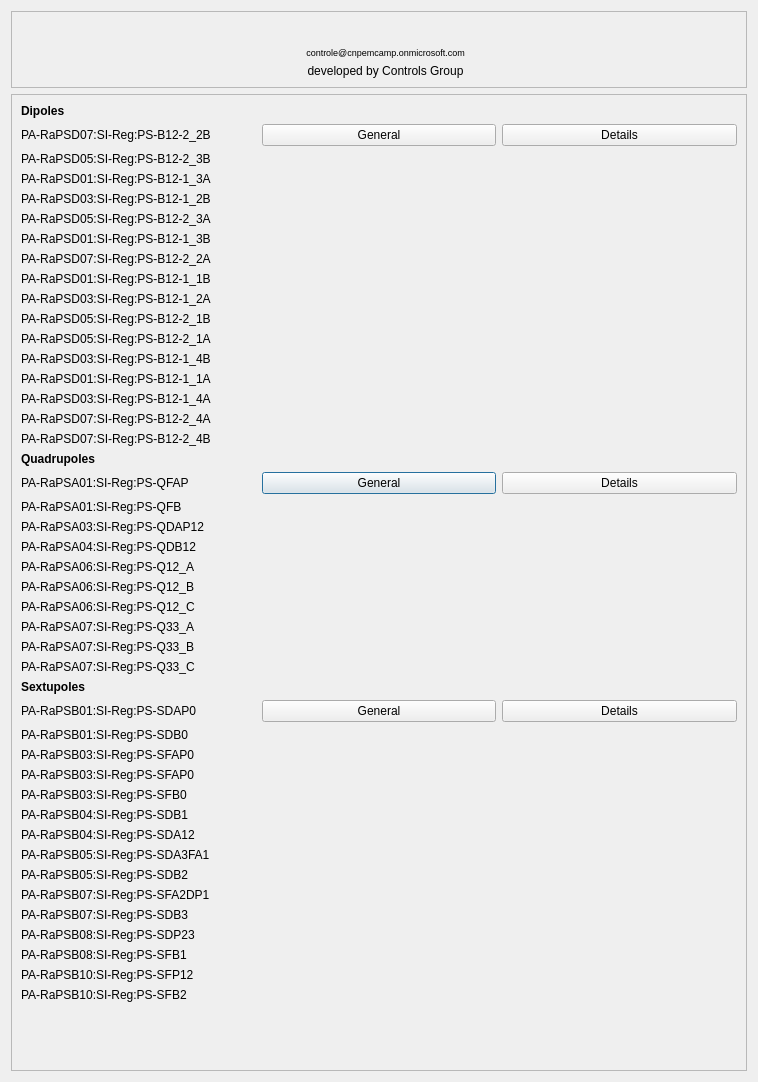
<?xml version="1.0" encoding="UTF-8"?>
<ui version="4.0">
 <class>Dialog</class>
 <widget class="QDialog" name="Dialog">
  <property name="geometry">
   <rect>
    <x>0</x>
    <y>0</y>
    <width>758</width>
    <height>1082</height>
   </rect>
  </property>
  <property name="windowTitle">
   <string>Dialog</string>
  </property>
  <layout class="QVBoxLayout" name="verticalLayout">
   <item>
    <widget class="QFrame" name="frame_3">
     <property name="frameShape">
      <enum>QFrame::StyledPanel</enum>
     </property>
     <property name="frameShadow">
      <enum>QFrame::Raised</enum>
     </property>
     <layout class="QGridLayout" name="gridLayout_3">
      <item row="1" column="4">
       <widget class="QLabel" name="label_294">
        <property name="maximumSize">
         <size>
          <width>16777215</width>
          <height>15</height>
         </size>
        </property>
        <property name="palette">
         <palette>
          <active>
           <colorrole role="WindowText">
            <brush brushstyle="SolidPattern">
             <color alpha="255">
              <red>0</red>
              <green>0</green>
              <blue>255</blue>
             </color>
            </brush>
           </colorrole>
           <colorrole role="Button">
            <brush brushstyle="SolidPattern">
             <color alpha="255">
              <red>239</red>
              <green>235</green>
              <blue>231</blue>
             </color>
            </brush>
           </colorrole>
           <colorrole role="Light">
            <brush brushstyle="SolidPattern">
             <color alpha="255">
              <red>255</red>
              <green>255</green>
              <blue>255</blue>
             </color>
            </brush>
           </colorrole>
           <colorrole role="Midlight">
            <brush brushstyle="SolidPattern">
             <color alpha="255">
              <red>247</red>
              <green>245</green>
              <blue>243</blue>
             </color>
            </brush>
           </colorrole>
           <colorrole role="Dark">
            <brush brushstyle="SolidPattern">
             <color alpha="255">
              <red>119</red>
              <green>117</green>
              <blue>115</blue>
             </color>
            </brush>
           </colorrole>
           <colorrole role="Mid">
            <brush brushstyle="SolidPattern">
             <color alpha="255">
              <red>159</red>
              <green>157</green>
              <blue>154</blue>
             </color>
            </brush>
           </colorrole>
           <colorrole role="BrightText">
            <brush brushstyle="SolidPattern">
             <color alpha="255">
              <red>255</red>
              <green>255</green>
              <blue>255</blue>
             </color>
            </brush>
           </colorrole>
           <colorrole role="ButtonText">
            <brush brushstyle="SolidPattern">
             <color alpha="255">
              <red>0</red>
              <green>0</green>
              <blue>0</blue>
             </color>
            </brush>
           </colorrole>
           <colorrole role="Base">
            <brush brushstyle="SolidPattern">
             <color alpha="255">
              <red>255</red>
              <green>255</green>
              <blue>255</blue>
             </color>
            </brush>
           </colorrole>
           <colorrole role="Window">
            <brush brushstyle="SolidPattern">
             <color alpha="255">
              <red>239</red>
              <green>235</green>
              <blue>231</blue>
             </color>
            </brush>
           </colorrole>
           <colorrole role="Shadow">
            <brush brushstyle="SolidPattern">
             <color alpha="255">
              <red>0</red>
              <green>0</green>
              <blue>0</blue>
             </color>
            </brush>
           </colorrole>
           <colorrole role="AlternateBase">
            <brush brushstyle="SolidPattern">
             <color alpha="255">
              <red>247</red>
              <green>245</green>
              <blue>243</blue>
             </color>
            </brush>
           </colorrole>
           <colorrole role="ToolTipBase">
            <brush brushstyle="SolidPattern">
             <color alpha="255">
              <red>255</red>
              <green>255</green>
              <blue>220</blue>
             </color>
            </brush>
           </colorrole>
           <colorrole role="ToolTipText">
            <brush brushstyle="SolidPattern">
             <color alpha="255">
              <red>0</red>
              <green>0</green>
              <blue>0</blue>
             </color>
            </brush>
           </colorrole>
          </active>
          <inactive>
           <colorrole role="WindowText">
            <brush brushstyle="SolidPattern">
             <color alpha="255">
              <red>0</red>
              <green>0</green>
              <blue>0</blue>
             </color>
            </brush>
           </colorrole>
           <colorrole role="Button">
            <brush brushstyle="SolidPattern">
             <color alpha="255">
              <red>239</red>
              <green>235</green>
              <blue>231</blue>
             </color>
            </brush>
           </colorrole>
           <colorrole role="Light">
            <brush brushstyle="SolidPattern">
             <color alpha="255">
              <red>255</red>
              <green>255</green>
              <blue>255</blue>
             </color>
            </brush>
           </colorrole>
           <colorrole role="Midlight">
            <brush brushstyle="SolidPattern">
             <color alpha="255">
              <red>247</red>
              <green>245</green>
              <blue>243</blue>
             </color>
            </brush>
           </colorrole>
           <colorrole role="Dark">
            <brush brushstyle="SolidPattern">
             <color alpha="255">
              <red>119</red>
              <green>117</green>
              <blue>115</blue>
             </color>
            </brush>
           </colorrole>
           <colorrole role="Mid">
            <brush brushstyle="SolidPattern">
             <color alpha="255">
              <red>159</red>
              <green>157</green>
              <blue>154</blue>
             </color>
            </brush>
           </colorrole>
           <colorrole role="BrightText">
            <brush brushstyle="SolidPattern">
             <color alpha="255">
              <red>255</red>
              <green>255</green>
              <blue>255</blue>
             </color>
            </brush>
           </colorrole>
           <colorrole role="ButtonText">
            <brush brushstyle="SolidPattern">
             <color alpha="255">
              <red>0</red>
              <green>0</green>
              <blue>0</blue>
             </color>
            </brush>
           </colorrole>
           <colorrole role="Base">
            <brush brushstyle="SolidPattern">
             <color alpha="255">
              <red>255</red>
              <green>255</green>
              <blue>255</blue>
             </color>
            </brush>
           </colorrole>
           <colorrole role="Window">
            <brush brushstyle="SolidPattern">
             <color alpha="255">
              <red>239</red>
              <green>235</green>
              <blue>231</blue>
             </color>
            </brush>
           </colorrole>
           <colorrole role="Shadow">
            <brush brushstyle="SolidPattern">
             <color alpha="255">
              <red>0</red>
              <green>0</green>
              <blue>0</blue>
             </color>
            </brush>
           </colorrole>
           <colorrole role="AlternateBase">
            <brush brushstyle="SolidPattern">
             <color alpha="255">
              <red>247</red>
              <green>245</green>
              <blue>243</blue>
             </color>
            </brush>
           </colorrole>
           <colorrole role="ToolTipBase">
            <brush brushstyle="SolidPattern">
             <color alpha="255">
              <red>255</red>
              <green>255</green>
              <blue>220</blue>
             </color>
            </brush>
           </colorrole>
           <colorrole role="ToolTipText">
            <brush brushstyle="SolidPattern">
             <color alpha="255">
              <red>0</red>
              <green>0</green>
              <blue>0</blue>
             </color>
            </brush>
           </colorrole>
          </inactive>
          <disabled>
           <colorrole role="WindowText">
            <brush brushstyle="SolidPattern">
             <color alpha="255">
              <red>119</red>
              <green>117</green>
              <blue>115</blue>
             </color>
            </brush>
           </colorrole>
           <colorrole role="Button">
            <brush brushstyle="SolidPattern">
             <color alpha="255">
              <red>239</red>
              <green>235</green>
              <blue>231</blue>
             </color>
            </brush>
           </colorrole>
           <colorrole role="Light">
            <brush brushstyle="SolidPattern">
             <color alpha="255">
              <red>255</red>
              <green>255</green>
              <blue>255</blue>
             </color>
            </brush>
           </colorrole>
           <colorrole role="Midlight">
            <brush brushstyle="SolidPattern">
             <color alpha="255">
              <red>247</red>
              <green>245</green>
              <blue>243</blue>
             </color>
            </brush>
           </colorrole>
           <colorrole role="Dark">
            <brush brushstyle="SolidPattern">
             <color alpha="255">
              <red>119</red>
              <green>117</green>
              <blue>115</blue>
             </color>
            </brush>
           </colorrole>
           <colorrole role="Mid">
            <brush brushstyle="SolidPattern">
             <color alpha="255">
              <red>159</red>
              <green>157</green>
              <blue>154</blue>
             </color>
            </brush>
           </colorrole>
           <colorrole role="BrightText">
            <brush brushstyle="SolidPattern">
             <color alpha="255">
              <red>255</red>
              <green>255</green>
              <blue>255</blue>
             </color>
            </brush>
           </colorrole>
           <colorrole role="ButtonText">
            <brush brushstyle="SolidPattern">
             <color alpha="255">
              <red>119</red>
              <green>117</green>
              <blue>115</blue>
             </color>
            </brush>
           </colorrole>
           <colorrole role="Base">
            <brush brushstyle="SolidPattern">
             <color alpha="255">
              <red>239</red>
              <green>235</green>
              <blue>231</blue>
             </color>
            </brush>
           </colorrole>
           <colorrole role="Window">
            <brush brushstyle="SolidPattern">
             <color alpha="255">
              <red>239</red>
              <green>235</green>
              <blue>231</blue>
             </color>
            </brush>
           </colorrole>
           <colorrole role="Shadow">
            <brush brushstyle="SolidPattern">
             <color alpha="255">
              <red>0</red>
              <green>0</green>
              <blue>0</blue>
             </color>
            </brush>
           </colorrole>
           <colorrole role="AlternateBase">
            <brush brushstyle="SolidPattern">
             <color alpha="255">
              <red>239</red>
              <green>235</green>
              <blue>231</blue>
             </color>
            </brush>
           </colorrole>
           <colorrole role="ToolTipBase">
            <brush brushstyle="SolidPattern">
             <color alpha="255">
              <red>255</red>
              <green>255</green>
              <blue>220</blue>
             </color>
            </brush>
           </colorrole>
           <colorrole role="ToolTipText">
            <brush brushstyle="SolidPattern">
             <color alpha="255">
              <red>0</red>
              <green>0</green>
              <blue>0</blue>
             </color>
            </brush>
           </colorrole>
          </disabled>
         </palette>
        </property>
        <property name="font">
         <font>
          <pointsize>7</pointsize>
         </font>
        </property>
        <property name="text">
         <string>controle@cnpemcamp.onmicrosoft.com</string>
        </property>
        <property name="alignment">
         <set>Qt::AlignCenter</set>
        </property>
       </widget>
      </item>
      <item row="0" column="1" rowspan="3">
       <widget class="QLabel" name="label_3">
        <property name="text">
         <string>&lt;html&gt;&lt;head/&gt;&lt;body&gt;&lt;p&gt;&lt;img src=&quot;images/LNLS.png&quot;/&gt;&lt;/p&gt;&lt;/body&gt;&lt;/html&gt;</string>
        </property>
       </widget>
      </item>
      <item row="0" column="5">
       <spacer name="horizontalSpacer">
        <property name="orientation">
         <enum>Qt::Horizontal</enum>
        </property>
        <property name="sizeHint" stdset="0">
         <size>
          <width>40</width>
          <height>20</height>
         </size>
        </property>
       </spacer>
      </item>
      <item row="0" column="3" colspan="2">
       <widget class="QLabel" name="label_2">
        <property name="text">
         <string>&lt;html&gt;&lt;head/&gt;&lt;body&gt;&lt;p&gt;&lt;img src=&quot;images/CNPEM.jpg&quot;/&gt;&lt;/p&gt;&lt;/body&gt;&lt;/html&gt;</string>
        </property>
       </widget>
      </item>
      <item row="0" column="0">
       <spacer name="horizontalSpacer_2">
        <property name="orientation">
         <enum>Qt::Horizontal</enum>
        </property>
        <property name="sizeHint" stdset="0">
         <size>
          <width>40</width>
          <height>20</height>
         </size>
        </property>
       </spacer>
      </item>
      <item row="2" column="4">
       <widget class="QLabel" name="label_296">
        <property name="maximumSize">
         <size>
          <width>16777215</width>
          <height>20</height>
         </size>
        </property>
        <property name="text">
         <string>developed by Controls Group</string>
        </property>
        <property name="alignment">
         <set>Qt::AlignCenter</set>
        </property>
       </widget>
      </item>
     </layout>
    </widget>
   </item>
   <item>
    <widget class="QScrollArea" name="scrollArea">
     <property name="widgetResizable">
      <bool>true</bool>
     </property>
     <widget class="QWidget" name="scrollAreaWidgetContents">
      <property name="geometry">
       <rect>
        <x>0</x>
        <y>0</y>
        <width>738</width>
        <height>977</height>
       </rect>
      </property>
      <layout class="QGridLayout" name="gridLayout_2">
       <item row="36" column="0">
        <widget class="QLabel" name="label_5">
         <property name="font">
          <font>
           <weight>75</weight>
           <bold>true</bold>
          </font>
         </property>
         <property name="text">
          <string>Sextupoles</string>
         </property>
        </widget>
       </item>
       <item row="4" column="0">
        <widget class="QLabel" name="label_19">
         <property name="text">
          <string>PA-RaPSD05:SI-Reg:PS-B12-2_3B</string>
         </property>
        </widget>
       </item>
       <item row="18" column="0">
        <widget class="QLabel" name="label_13">
         <property name="text">
          <string>PA-RaPSD03:SI-Reg:PS-B12-1_4B</string>
         </property>
        </widget>
       </item>
       <item row="45" column="0">
        <widget class="QLabel" name="label_40">
         <property name="text">
          <string>PA-RaPSB05:SI-Reg:PS-SDB2</string>
         </property>
        </widget>
       </item>
       <item row="52" column="0">
        <spacer name="verticalSpacer">
         <property name="orientation">
          <enum>Qt::Vertical</enum>
         </property>
         <property name="sizeHint" stdset="0">
          <size>
           <width>20</width>
           <height>164</height>
          </size>
         </property>
        </spacer>
       </item>
       <item row="10" column="0">
        <widget class="QLabel" name="label_18">
         <property name="text">
          <string>PA-RaPSD05:SI-Reg:PS-B12-2_3A</string>
         </property>
        </widget>
       </item>
       <item row="21" column="0">
        <widget class="QLabel" name="label_12">
         <property name="text">
          <string>PA-RaPSD03:SI-Reg:PS-B12-1_4A</string>
         </property>
        </widget>
       </item>
       <item row="8" column="0">
        <widget class="QLabel" name="label_9">
         <property name="text">
          <string>PA-RaPSD03:SI-Reg:PS-B12-1_2B</string>
         </property>
        </widget>
       </item>
       <item row="17" column="0">
        <widget class="QLabel" name="label_14">
         <property name="text">
          <string>PA-RaPSD05:SI-Reg:PS-B12-2_1A</string>
         </property>
        </widget>
       </item>
       <item row="13" column="0">
        <widget class="QLabel" name="label_7">
         <property name="text">
          <string>PA-RaPSD01:SI-Reg:PS-B12-1_1B</string>
         </property>
        </widget>
       </item>
       <item row="12" column="0">
        <widget class="QLabel" name="label_16">
         <property name="text">
          <string>PA-RaPSD07:SI-Reg:PS-B12-2_2A</string>
         </property>
        </widget>
       </item>
       <item row="20" column="0">
        <widget class="QLabel" name="label_6">
         <property name="text">
          <string>PA-RaPSD01:SI-Reg:PS-B12-1_1A</string>
         </property>
        </widget>
       </item>
       <item row="23" column="0">
        <widget class="QLabel" name="label_20">
         <property name="text">
          <string>PA-RaPSD07:SI-Reg:PS-B12-2_4A</string>
         </property>
        </widget>
       </item>
       <item row="29" column="0">
        <widget class="QLabel" name="label_25">
         <property name="text">
          <string>PA-RaPSA04:SI-Reg:PS-QDB12</string>
         </property>
        </widget>
       </item>
       <item row="28" column="0">
        <widget class="QLabel" name="label_24">
         <property name="text">
          <string>PA-RaPSA03:SI-Reg:PS-QDAP12</string>
         </property>
        </widget>
       </item>
       <item row="24" column="0">
        <widget class="QLabel" name="label_21">
         <property name="text">
          <string>PA-RaPSD07:SI-Reg:PS-B12-2_4B</string>
         </property>
        </widget>
       </item>
       <item row="26" column="0">
        <widget class="QLabel" name="label_22">
         <property name="text">
          <string>PA-RaPSA01:SI-Reg:PS-QFAP</string>
         </property>
        </widget>
       </item>
       <item row="48" column="0">
        <widget class="QLabel" name="label_43">
         <property name="text">
          <string>PA-RaPSB08:SI-Reg:PS-SDP23</string>
         </property>
        </widget>
       </item>
       <item row="1" column="0">
        <widget class="QLabel" name="label_17">
         <property name="text">
          <string>PA-RaPSD07:SI-Reg:PS-B12-2_2B</string>
         </property>
        </widget>
       </item>
       <item row="5" column="0">
        <widget class="QLabel" name="label_10">
         <property name="text">
          <string>PA-RaPSD01:SI-Reg:PS-B12-1_3A</string>
         </property>
        </widget>
       </item>
       <item row="35" column="0">
        <widget class="QLabel" name="label_31">
         <property name="text">
          <string>PA-RaPSA07:SI-Reg:PS-Q33_C</string>
         </property>
        </widget>
       </item>
       <item row="49" column="0">
        <widget class="QLabel" name="label_44">
         <property name="text">
          <string>PA-RaPSB08:SI-Reg:PS-SFB1</string>
         </property>
        </widget>
       </item>
       <item row="16" column="0">
        <widget class="QLabel" name="label_15">
         <property name="text">
          <string>PA-RaPSD05:SI-Reg:PS-B12-2_1B</string>
         </property>
        </widget>
       </item>
       <item row="11" column="0">
        <widget class="QLabel" name="label_11">
         <property name="text">
          <string>PA-RaPSD01:SI-Reg:PS-B12-1_3B</string>
         </property>
        </widget>
       </item>
       <item row="27" column="0">
        <widget class="QLabel" name="label_23">
         <property name="text">
          <string>PA-RaPSA01:SI-Reg:PS-QFB</string>
         </property>
        </widget>
       </item>
       <item row="14" column="0">
        <widget class="QLabel" name="label_8">
         <property name="text">
          <string>PA-RaPSD03:SI-Reg:PS-B12-1_2A</string>
         </property>
        </widget>
       </item>
       <item row="44" column="0">
        <widget class="QLabel" name="label_39">
         <property name="text">
          <string>PA-RaPSB05:SI-Reg:PS-SDA3FA1</string>
         </property>
        </widget>
       </item>
       <item row="34" column="0">
        <widget class="QLabel" name="label_30">
         <property name="text">
          <string>PA-RaPSA07:SI-Reg:PS-Q33_B</string>
         </property>
        </widget>
       </item>
       <item row="30" column="0">
        <widget class="QLabel" name="label_26">
         <property name="text">
          <string>PA-RaPSA06:SI-Reg:PS-Q12_A</string>
         </property>
        </widget>
       </item>
       <item row="33" column="0">
        <widget class="QLabel" name="label_29">
         <property name="text">
          <string>PA-RaPSA07:SI-Reg:PS-Q33_A</string>
         </property>
        </widget>
       </item>
       <item row="50" column="0">
        <widget class="QLabel" name="label_87">
         <property name="text">
          <string>PA-RaPSB10:SI-Reg:PS-SFP12</string>
         </property>
        </widget>
       </item>
       <item row="37" column="0">
        <widget class="QLabel" name="label_32">
         <property name="text">
          <string>PA-RaPSB01:SI-Reg:PS-SDAP0</string>
         </property>
        </widget>
       </item>
       <item row="46" column="0">
        <widget class="QLabel" name="label_41">
         <property name="text">
          <string>PA-RaPSB07:SI-Reg:PS-SFA2DP1</string>
         </property>
        </widget>
       </item>
       <item row="41" column="0">
        <widget class="QLabel" name="label_36">
         <property name="text">
          <string>PA-RaPSB03:SI-Reg:PS-SFB0</string>
         </property>
        </widget>
       </item>
       <item row="42" column="0">
        <widget class="QLabel" name="label_37">
         <property name="text">
          <string>PA-RaPSB04:SI-Reg:PS-SDB1</string>
         </property>
        </widget>
       </item>
       <item row="38" column="0">
        <widget class="QLabel" name="label_33">
         <property name="text">
          <string>PA-RaPSB01:SI-Reg:PS-SDB0</string>
         </property>
        </widget>
       </item>
       <item row="25" column="0">
        <widget class="QLabel" name="label_4">
         <property name="font">
          <font>
           <weight>75</weight>
           <bold>true</bold>
          </font>
         </property>
         <property name="text">
          <string>Quadrupoles</string>
         </property>
        </widget>
       </item>
       <item row="32" column="0">
        <widget class="QLabel" name="label_28">
         <property name="text">
          <string>PA-RaPSA06:SI-Reg:PS-Q12_C</string>
         </property>
        </widget>
       </item>
       <item row="26" column="1">
        <widget class="PyDMRelatedDisplayButton" name="PyDMRelatedDisplayButton_5">
         <property name="toolTip">
          <string/>
         </property>
         <property name="text">
          <string>General</string>
         </property>
         <property name="filenames" stdset="0">
          <stringlist>
           <string>simple.ui</string>
          </stringlist>
         </property>
         <property name="showIcon" stdset="0">
          <bool>false</bool>
         </property>
         <property name="macros" stdset="0">
          <stringlist>
           <string>P=PA-RaPSD01:SI-Reg:PS-B12-1_1A</string>
          </stringlist>
         </property>
         <property name="openInNewWindow" stdset="0">
          <bool>true</bool>
         </property>
        </widget>
       </item>
       <item row="31" column="0">
        <widget class="QLabel" name="label_27">
         <property name="text">
          <string>PA-RaPSA06:SI-Reg:PS-Q12_B</string>
         </property>
        </widget>
       </item>
       <item row="43" column="0">
        <widget class="QLabel" name="label_38">
         <property name="text">
          <string>PA-RaPSB04:SI-Reg:PS-SDA12</string>
         </property>
        </widget>
       </item>
       <item row="0" column="0">
        <widget class="QLabel" name="label">
         <property name="font">
          <font>
           <weight>75</weight>
           <bold>true</bold>
          </font>
         </property>
         <property name="text">
          <string>Dipoles</string>
         </property>
        </widget>
       </item>
       <item row="39" column="0">
        <widget class="QLabel" name="label_34">
         <property name="text">
          <string>PA-RaPSB03:SI-Reg:PS-SFAP0</string>
         </property>
        </widget>
       </item>
       <item row="40" column="0">
        <widget class="QLabel" name="label_35">
         <property name="text">
          <string>PA-RaPSB03:SI-Reg:PS-SFAP0</string>
         </property>
        </widget>
       </item>
       <item row="1" column="1">
        <widget class="PyDMRelatedDisplayButton" name="PyDMRelatedDisplayButton_3">
         <property name="toolTip">
          <string/>
         </property>
         <property name="text">
          <string>General</string>
         </property>
         <property name="filenames" stdset="0">
          <stringlist>
           <string>simple.ui</string>
          </stringlist>
         </property>
         <property name="showIcon" stdset="0">
          <bool>false</bool>
         </property>
         <property name="macros" stdset="0">
          <stringlist>
           <string>P=PA-RaPSD01:SI-Reg:PS-B12-1_1A</string>
          </stringlist>
         </property>
         <property name="openInNewWindow" stdset="0">
          <bool>true</bool>
         </property>
        </widget>
       </item>
       <item row="47" column="0">
        <widget class="QLabel" name="label_42">
         <property name="text">
          <string>PA-RaPSB07:SI-Reg:PS-SDB3</string>
         </property>
        </widget>
       </item>
       <item row="37" column="2">
        <widget class="PyDMRelatedDisplayButton" name="PyDMRelatedDisplayButton_4">
         <property name="toolTip">
          <string/>
         </property>
         <property name="text">
          <string>Details</string>
         </property>
         <property name="filenames" stdset="0">
          <stringlist>
           <string>main.ui</string>
          </stringlist>
         </property>
         <property name="showIcon" stdset="0">
          <bool>false</bool>
         </property>
         <property name="macros" stdset="0">
          <stringlist>
           <string>P=PA-RaPSD01:SI-Reg:PS-B12-1_1A</string>
          </stringlist>
         </property>
         <property name="openInNewWindow" stdset="0">
          <bool>true</bool>
         </property>
        </widget>
       </item>
       <item row="26" column="2">
        <widget class="PyDMRelatedDisplayButton" name="PyDMRelatedDisplayButton">
         <property name="toolTip">
          <string/>
         </property>
         <property name="text">
          <string>Details</string>
         </property>
         <property name="filenames" stdset="0">
          <stringlist>
           <string>main.ui</string>
          </stringlist>
         </property>
         <property name="showIcon" stdset="0">
          <bool>false</bool>
         </property>
         <property name="macros" stdset="0">
          <stringlist>
           <string>P=PA-RaPSD01:SI-Reg:PS-B12-1_1A</string>
          </stringlist>
         </property>
         <property name="openInNewWindow" stdset="0">
          <bool>true</bool>
         </property>
        </widget>
       </item>
       <item row="37" column="1">
        <widget class="PyDMRelatedDisplayButton" name="PyDMRelatedDisplayButton_2">
         <property name="toolTip">
          <string/>
         </property>
         <property name="text">
          <string>General</string>
         </property>
         <property name="filenames" stdset="0">
          <stringlist>
           <string>simple.ui</string>
          </stringlist>
         </property>
         <property name="showIcon" stdset="0">
          <bool>false</bool>
         </property>
         <property name="macros" stdset="0">
          <stringlist>
           <string>P=PA-RaPSD01:SI-Reg:PS-B12-1_1A</string>
          </stringlist>
         </property>
         <property name="openInNewWindow" stdset="0">
          <bool>true</bool>
         </property>
        </widget>
       </item>
       <item row="1" column="2">
        <widget class="PyDMRelatedDisplayButton" name="PyDMRelatedDisplayButton_6">
         <property name="toolTip">
          <string/>
         </property>
         <property name="text">
          <string>Details</string>
         </property>
         <property name="filenames" stdset="0">
          <stringlist>
           <string>main.ui</string>
          </stringlist>
         </property>
         <property name="showIcon" stdset="0">
          <bool>false</bool>
         </property>
         <property name="macros" stdset="0">
          <stringlist>
           <string>P=PA-RaPSD01:SI-Reg:PS-B12-1_1A</string>
          </stringlist>
         </property>
         <property name="openInNewWindow" stdset="0">
          <bool>true</bool>
         </property>
        </widget>
       </item>
       <item row="51" column="0">
        <widget class="QLabel" name="label_88">
         <property name="text">
          <string>PA-RaPSB10:SI-Reg:PS-SFB2</string>
         </property>
        </widget>
       </item>
      </layout>
     </widget>
    </widget>
   </item>
  </layout>
 </widget>
 <customwidgets>
  <customwidget>
   <class>PyDMRelatedDisplayButton</class>
   <extends>QPushButton</extends>
   <header>pydm.widgets.related_display_button</header>
  </customwidget>
 </customwidgets>
 <resources/>
 <connections/>
</ui>
